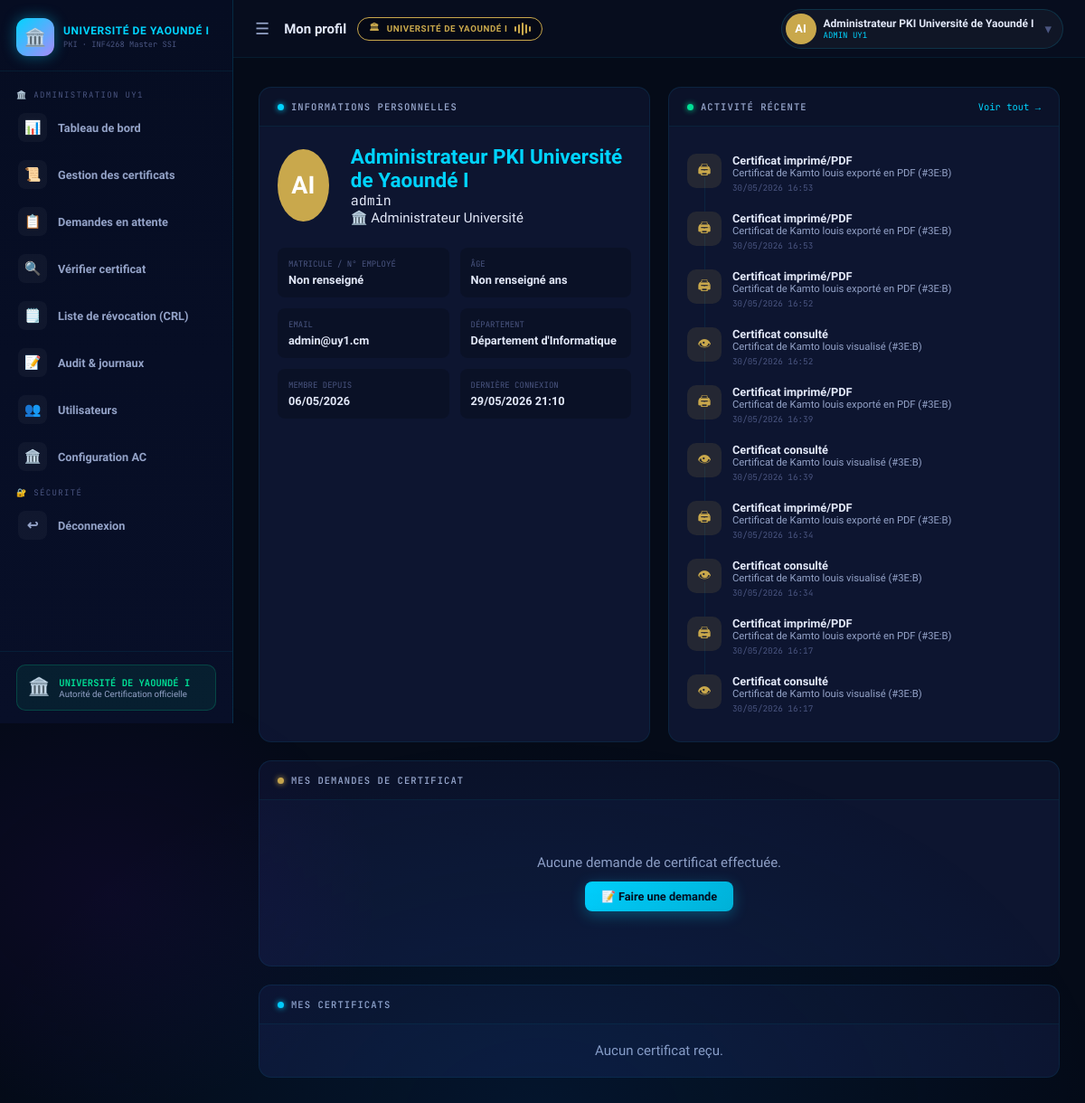
The page /profile (signed in) on the database as committed earlier.
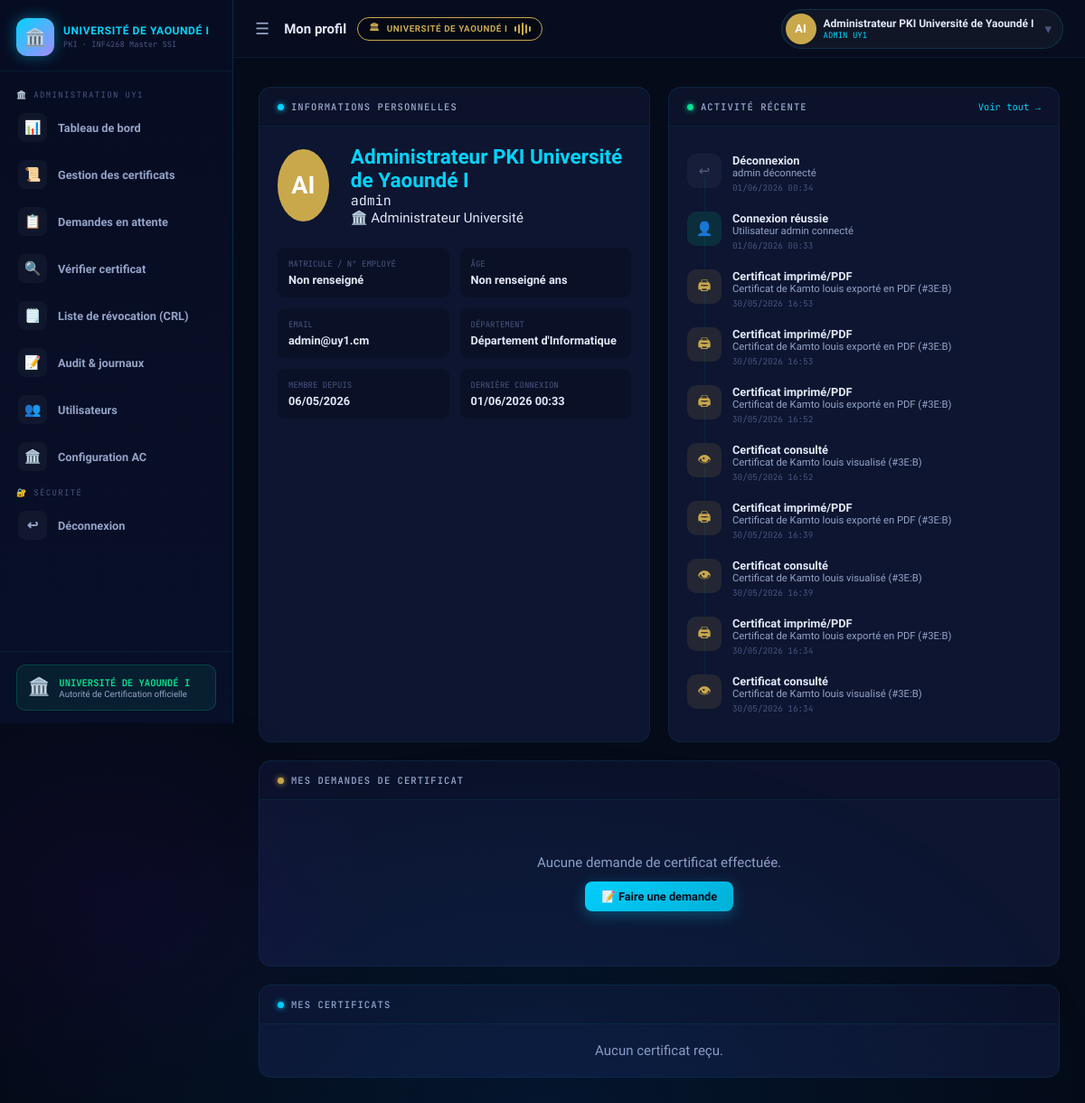
The same page on the database as committed later.
### modules/models.py (models this page shows, shortened)
class User(UserMixin, db.Model):
    __tablename__ = 'users'
    id            = db.Column(db.Integer, primary_key=True)
    username      = db.Column(db.String(64), unique=True, nullable=False)
    email         = db.Column(db.String(120), unique=True, nullable=False)
    full_name     = db.Column(db.String(128), default='')
    matricule     = db.Column(db.String(50), default='')
    age           = db.Column(db.Integer, default=0)
    department    = db.Column(db.String(128), default='')
    status_type   = db.Column(db.String(30), default='etudiant')
    password_hash = db.Column(db.String(256), nullable=False)
    role          = db.Column(db.String(20), default='user')
    avatar_color  = db.Column(db.String(20), default='#00d4ff')
    created_at    = db.Column(db.DateTime, default=datetime.utcnow)
    last_login    = db.Column(db.DateTime, nullable=True)
    certificates  = db.relationship('Certificate', backref='owner', lazy=True)
    logs          = db.relationship('AuditLog', backref='user_ref', lazy=True)
    requests      = db.relationship('CertificateRequest',
                                   foreign_keys='CertificateRequest.user_id',
                                   backref='requester', lazy=True)
    def is_admin(self):
        return self.role == 'admin'
    def display_name(self):
        return self.full_name if self.full_name else self.username
    def initials(self):
        n = self.display_name()
        parts = n.split()
        if len(parts) >= 2:
            return (parts[0][0] + parts[-1][0]).upper()
        return n[:2].upper()

class AuditLog(db.Model):
    __tablename__ = 'audit_logs'
    id         = db.Column(db.Integer, primary_key=True)
    action     = db.Column(db.String(64))
    icon       = db.Column(db.String(10), default='📋')
    color      = db.Column(db.String(20), default='#00d4ff')
    title      = db.Column(db.String(128), default='')
    details    = db.Column(db.Text, default='')
    username   = db.Column(db.String(64), default='')
    user_id    = db.Column(db.Integer, db.ForeignKey('users.id'), nullable=True)
    created_at = db.Column(db.DateTime, default=datetime.utcnow)

### app.py (the view)
@app.route('/profile')
@login_required
def profile():
    my_certs = Certificate.query.filter_by(user_id=current_user.id).order_by(Certificate.issued_at.desc()).all()
    my_requests = CertificateRequest.query.filter_by(user_id=current_user.id).order_by(CertificateRequest.created_at.desc()).all()
    my_logs  = AuditLog.query.filter_by(user_id=current_user.id).order_by(AuditLog.created_at.desc()).limit(20).all()
    return render_template('profile.html', my_certs=my_certs, my_requests=my_requests, my_logs=my_logs)

### app.py (called while the page is built)
@login_manager.user_loader
def load_user(uid):
    return db.session.get(User, int(uid))

def get_ca():
    return AuthorityCA.query.first()

def expiring_soon(days=30):
    limit = datetime.utcnow() + timedelta(days=days)
    return Certificate.query.filter(Certificate.status=='VALID', Certificate.expires_at!=None, Certificate.expires_at<=limit).count()

@app.context_processor
def inject_globals():
    ca = get_ca()
    notif_count = expiring_soon(30) if ca else 0
    pending_count = CertificateRequest.query.filter_by(status='PENDING').count() if ca and current_user.is_authenticated and current_user.is_admin() else 0
    return dict(
        ca_exists=bool(ca),
        notif_count=notif_count,
        pending_count=pending_count,
        reasons_labels=REASONS_LABELS,
        university_name="Université de Yaoundé I"
    )

### templates/profile.html (shortened to what this page needs)
{% extends "base.html" %}
{% block page_title %}Mon profil{% endblock %}
{% block content %}
<div class="grid-2">
  <div class="card">
    <div class="card-header">
      <div class="card-title">
        <span class="dot dot-cyan"></span>
        INFORMATIONS PERSONNELLES
      </div>
    </div>
    <div class="card-body">
      <div style="display: flex; align-items: center; gap: 24px; margin-bottom: 24px;">
        <div class="user-avatar" style="width: 80px; height: 80px; font-size: 1.8rem; background: {{ current_user.avatar_color }};">{{ current_user.initials() }}</div>
        <div>
          <h2 style="color: var(--cyan);">{{ current_user.full_name }}</h2>
          <p class="mono">{{ current_user.username }}</p>
          <p>{% if current_user.is_admin() %}🏛️ Administrateur Université{% else %}{{ current_user.get_status_label() }}{% endif %}</p>
        </div>
      </div>
      <div class="info-row">
        <div class="info-item">
          <div class="info-item-label">Matricule / N° Employé</div>
          <div class="info-item-value">{{ current_user.matricule or "Non renseigné" }}</div>
        </div>
        <div class="info-item">
          <div class="info-item-label">Âge</div>
          <div class="info-item-value">{{ current_user.age or "Non renseigné" }} ans</div>
        </div>
        <div class="info-item">
          <div class="info-item-label">Email</div>
          <div class="info-item-value">{{ current_user.email }}</div>
        </div>
        <div class="info-item">
          <div class="info-item-label">Département</div>
          <div class="info-item-value">{{ current_user.department or "Non renseigné" }}</div>
        </div>
        <div class="info-item">
          <div class="info-item-label">Membre depuis</div>
          <div class="info-item-value">{{ current_user.created_at.strftime('%d/%m/%Y') }}</div>
        </div>
        <div class="info-item">
          <div class="info-item-label">Dernière connexion</div>
          <div class="info-item-value">{{ current_user.last_login.strftime('%d/%m/%Y %H:%M') if current_user.last_login else 'Première connexion' }}</div>
        </div>
      </div>
    </div>
  </div>
  <div class="card">
    <div class="card-header">
      <div class="card-title">
        <span class="dot dot-green"></span>
        ACTIVITÉ RÉCENTE
      </div>
      <a href="{{ url_for('audit') }}" class="card-link">Voir tout →</a>
    </div>
    <div class="card-body">
      <div class="audit-timeline">
        {% for log in my_logs[:10] %}
        <div class="audit-item">
          <div class="audit-dot" style="background: {{ log.color }}20; color: {{ log.color }};">
            {{ log.icon }}
          </div>
          <div class="audit-content">
            <div class="audit-title">{{ log.title }}</div>
            <div class="audit-detail">{{ log.details[:60] }}{% if log.details|length > 60 %}...{% endif %}</div>
            <div class="audit-meta">{{ log.created_at.strftime('%d/%m/%Y %H:%M') }}</div>
          </div>
        </div>
        {% else %}
        <div class="audit-item">
          <div class="audit-dot">📝</div>
          <div class="audit-content">Aucune activité récente.</div>
        </div>
        {% endfor %}
      </div>
    </div>
  </div>
</div>
<div class="card">
  <div class="card-header">
    <div class="card-title">
      <span class="dot dot-gold"></span>
      MES DEMANDES DE CERTIFICAT
    </div>
  </div>
  <div class="card-body">
    {% if my_requests %}
    <div class="table-wrap">
      <table>
        <thead>
          <tr><th>N° Demande</th><th>Date</th><th>Statut</th><th>Résultat</th></tr>
        </thead>
        <tbody>
          {% for req in my_requests %}
          <tr>
            <td class="mono">{{ req.request_number }}</td>
            <td>{{ req.created_at.strftime('%d/%m/%Y') }}</td>
            <td>{% set badge = req.get_status_badge() %}<span class="badge {{ badge[1] }}">{{ badge[0] }}</span></td>
            <td>
              {% if req.status == 'APPROVED' %}
              ✅ Certificat délivré
              {% elif req.status == 'REJECTED' %}
              ❌ {{ req.reject_reason[:50] }}
              {% else %}
              ⏳ En cours de traitement
              {% endif %}
            </td>
          </tr>
          {% endfor %}
        </tbody>
      </table>
    </div>
    {% else %}
    <div class="empty-state" style="text-align: center; padding: 40px;">
      <p style="color: var(--text2);">Aucune demande de certificat effectuée.</p>
      <a href="{{ url_for('request_certificate') }}" class="btn btn-cyan" style="margin-top: 12px;">📝 Faire une demande</a>
    </div>
    {% endif %}
  </div>
</div>
<div class="card">
  <div class="card-header">
    <div class="card-title">
      <span class="dot dot-cyan"></span>
      MES CERTIFICATS
    </div>
  </div>
  <div class="card-body">
    {% if my_certs %}
    <div class="table-wrap">
      <table>
        <thead>
          <tr><th>Certificat</th><th>Série</th><th>Expiration</th><th>Statut</th><th></th></tr>
        </thead>
        <tbody>
          {% for cert in my_certs %}
          <tr>
            <td><strong>{{ cert.common_name }}</strong></td>
            <td class="mono">{{ cert.serial_hex }}</td>
            <td>{% if cert.days_until_expiry() < 30 %}<span class="text-gold">⚠️ {% endif %}{{ cert.expires_at.strftime('%d/%m/%Y') if cert.expires_at else '-' }}{% if cert.days_until_expiry() < 30 %}</span>{% endif %}</td>
            <td>{% set badge = cert.status_badge() %}<span class="badge {{ badge[1] }}">{{ badge[0] }}</span></td>
            <td><a href="{{ url_for('download_cert', cert_id=cert.id) }}" class="btn btn-outline btn-sm">⬇️</a></td>
          </tr>
          {% endfor %}
        </tbody>
      </table>
    </div>
    {% else %}
    <p style="color: var(--text2); text-align: center;">Aucun certificat reçu.</p>
    {% endif %}
  </div>
</div>
{% endblock %}

### templates/base.html (shortened to what this page needs)
<!DOCTYPE html>
<html lang="fr">
<head>
  <link rel="stylesheet" href="{{ url_for('static', filename='css/style.css') }}">
</head>
<body>
{% if current_user.is_authenticated %}
<aside class="sidebar" id="sidebar">
  <div class="sidebar-logo">
    <div class="sidebar-logo-icon">🏛️</div>
    <div class="sidebar-logo-text">
      <h2>UNIVERSITÉ DE YAOUNDÉ I</h2>
      <p>PKI · INF4268 Master SSI</p>
    </div>
  </div>
  <nav class="sidebar-nav">
    {% if current_user.is_admin() %}
      <div class="nav-section">🏛️ Administration UY1</div>
      <a href="{{ url_for('dashboard_admin') }}" class="nav-link {% if request.endpoint=='dashboard_admin' %}active{% endif %}">
        <div class="nav-icon">📊</div> <span>Tableau de bord</span>
      </a>
      <a href="{{ url_for('certificates') }}" class="nav-link {% if request.endpoint=='certificates' %}active{% endif %}">
        <div class="nav-icon">📜</div> <span>Gestion des certificats</span>
      </a>
      <a href="{{ url_for('pending_requests') }}" class="nav-link {% if request.endpoint=='pending_requests' %}active{% endif %}">
        <div class="nav-icon">📋</div> <span>Demandes en attente</span>
      </a>
      <a href="{{ url_for('verify') }}" class="nav-link {% if request.endpoint=='verify' %}active{% endif %}">
        <div class="nav-icon">🔍</div> <span>Vérifier certificat</span>
      </a>
      <a href="{{ url_for('view_crl') }}" class="nav-link {% if request.endpoint=='view_crl' %}active{% endif %}">
        <div class="nav-icon">🗒️</div> <span>Liste de révocation (CRL)</span>
      </a>
      <a href="{{ url_for('audit') }}" class="nav-link {% if request.endpoint=='audit' %}active{% endif %}">
        <div class="nav-icon">📝</div> <span>Audit & journaux</span>
      </a>
      <a href="{{ url_for('users') }}" class="nav-link {% if request.endpoint=='users' %}active{% endif %}">
        <div class="nav-icon">👥</div> <span>Utilisateurs</span>
      </a>
      <a href="{{ url_for('admin_ca') }}" class="nav-link {% if request.endpoint=='admin_ca' %}active{% endif %}">
        <div class="nav-icon">🏛️</div> <span>Configuration AC</span>
      </a>
    {% endif %}
    <div class="nav-section">🔐 Sécurité</div>
    <a href="{{ url_for('logout') }}" class="nav-link">
      <div class="nav-icon">↩</div> <span>Déconnexion</span>
    </a>
  </nav>
  <div class="sidebar-footer">
    <div class="sidebar-status">
      <div class="status-icon">🏛️</div>
      <div>
        <div class="status-title">UNIVERSITÉ DE YAOUNDÉ I</div>
        <div class="status-desc">Autorité de Certification officielle</div>
      </div>
    </div>
  </div>
</aside>
<div class="topbar" id="topbar">
  <button class="topbar-menu-btn" id="menuBtn" onclick="toggleSidebar()">☰</button>
  <div class="topbar-title">
    {% block page_title %}PKI Université de Yaoundé I{% endblock %}
    {% if ca_exists %}
    <div class="topbar-ca-badge">
      🏛 <span class="topbar-ca-text">UNIVERSITÉ DE YAOUNDÉ I</span>
      <div class="wave">
        <span></span><span></span><span></span><span></span><span></span>
      </div>
    </div>
    {% endif %}
  </div>
  <div class="topbar-actions">
    <a href="{{ url_for('profile') }}" class="user-pill">
      <div class="user-avatar" style="background:{{ current_user.avatar_color }};">
        {{ current_user.initials() }}
      </div>
      <div class="user-pill-info">
        <div class="user-name">{{ current_user.display_name() }}</div>
        <div class="user-role">{% if current_user.is_admin() %}ADMIN UY1{% else %}{{ current_user.get_status_label() }}{% endif %}</div>
      </div>
      <span style="color:var(--muted);margin-left:4px;">▾</span>
    </a>
  </div>
</div>
<div class="main-wrapper" id="mainWrapper">
  <div class="flash-zone">
  </div>
  <div class="page-content">
    {% block content %}{% endblock %}
  </div>
</div>
{% endif %}
</body>
</html>

Rows that differ between the two databases and show on the page:
no longer on this page (row unchanged): AuditLog: icon "🖨", title "Certificat imprimé/PDF", details "Certificat de Kamto louis exporté en PDF (#3E:B)", created_at "30/05/2026 16:17"
no longer on this page (row unchanged): AuditLog: icon "👁", title "Certificat consulté", details "Certificat de Kamto louis visualisé (#3E:B)", created_at "30/05/2026 16:17"
changed User "AI": last_login "29/05/2026 21:10" → "01/06/2026 00:33"
added AuditLog: icon "↩", title "Déconnexion", details "admin déconnecté", created_at "01/06/2026 00:34", color "#5a6080" (drawn)
added AuditLog: icon "👤", title "Connexion réussie", details "Utilisateur admin connecté", created_at "01/06/2026 00:33", color "#00e096" (drawn)
